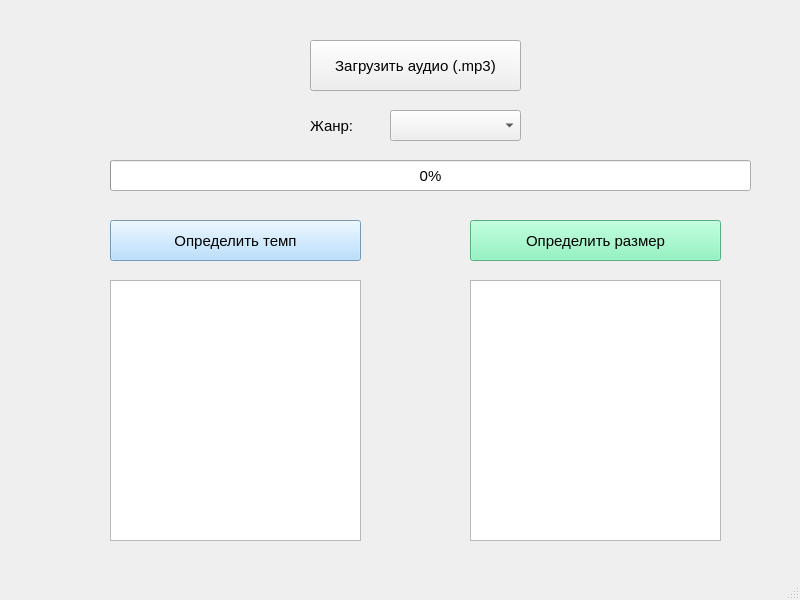
<?xml version="1.0" encoding="UTF-8"?>
<ui version="4.0">
 <class>MainWindow</class>
 <widget class="QMainWindow" name="MainWindow">
  <property name="geometry">
   <rect>
    <x>0</x>
    <y>0</y>
    <width>800</width>
    <height>600</height>
   </rect>
  </property>
  <property name="windowTitle">
   <string>MainWindow</string>
  </property>
  <widget class="QWidget" name="centralwidget">
   <widget class="QPushButton" name="loadButton">
    <property name="geometry">
     <rect>
      <x>310</x>
      <y>40</y>
      <width>211</width>
      <height>51</height>
     </rect>
    </property>
    <property name="font">
     <font>
      <pointsize>11</pointsize>
     </font>
    </property>
    <property name="text">
     <string>Загрузить аудио (.mp3)</string>
    </property>
   </widget>
   <widget class="QComboBox" name="genreBox">
    <property name="geometry">
     <rect>
      <x>390</x>
      <y>110</y>
      <width>131</width>
      <height>31</height>
     </rect>
    </property>
    <property name="font">
     <font>
      <pointsize>11</pointsize>
     </font>
    </property>
    <property name="editable">
     <bool>false</bool>
    </property>
    <property name="currentText">
     <string/>
    </property>
    <property name="currentIndex">
     <number>-1</number>
    </property>
   </widget>
   <widget class="QLabel" name="label">
    <property name="geometry">
     <rect>
      <x>310</x>
      <y>110</y>
      <width>81</width>
      <height>31</height>
     </rect>
    </property>
    <property name="font">
     <font>
      <pointsize>11</pointsize>
     </font>
    </property>
    <property name="text">
     <string>Жанр:</string>
    </property>
   </widget>
   <widget class="QPushButton" name="tempoButton">
    <property name="geometry">
     <rect>
      <x>110</x>
      <y>220</y>
      <width>251</width>
      <height>41</height>
     </rect>
    </property>
    <property name="font">
     <font>
      <pointsize>11</pointsize>
     </font>
    </property>
    <property name="styleSheet">
     <string notr="true">background-color: rgb(165, 216, 255);</string>
    </property>
    <property name="text">
     <string>Определить темп</string>
    </property>
   </widget>
   <widget class="QPushButton" name="measureButton">
    <property name="geometry">
     <rect>
      <x>470</x>
      <y>220</y>
      <width>251</width>
      <height>41</height>
     </rect>
    </property>
    <property name="font">
     <font>
      <pointsize>11</pointsize>
     </font>
    </property>
    <property name="styleSheet">
     <string notr="true">background-color: rgb(121, 243, 180);</string>
    </property>
    <property name="text">
     <string>Определить размер</string>
    </property>
   </widget>
   <widget class="QTableWidget" name="tempoTable">
    <property name="geometry">
     <rect>
      <x>110</x>
      <y>280</y>
      <width>251</width>
      <height>261</height>
     </rect>
    </property>
   </widget>
   <widget class="QTableWidget" name="measureTable">
    <property name="geometry">
     <rect>
      <x>470</x>
      <y>280</y>
      <width>251</width>
      <height>261</height>
     </rect>
    </property>
   </widget>
   <widget class="QProgressBar" name="progressBar">
    <property name="geometry">
     <rect>
      <x>110</x>
      <y>160</y>
      <width>641</width>
      <height>31</height>
     </rect>
    </property>
    <property name="font">
     <font>
      <pointsize>11</pointsize>
     </font>
    </property>
    <property name="value">
     <number>0</number>
    </property>
   </widget>
  </widget>
  <widget class="QMenuBar" name="menubar">
   <property name="geometry">
    <rect>
     <x>0</x>
     <y>0</y>
     <width>800</width>
     <height>18</height>
    </rect>
   </property>
  </widget>
  <widget class="QStatusBar" name="statusbar"/>
 </widget>
 <resources/>
 <connections/>
</ui>
